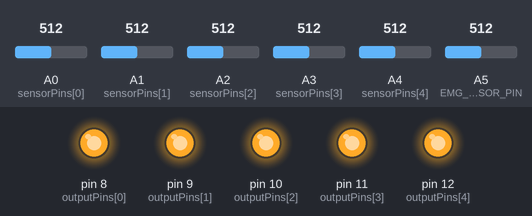
A sketch run on a simulated Arduino Uno, built with avr-gcc and run on an emulated ATmega328P. Parts: output pins drawn as LEDs (lit = HIGH). Inputs (shaded band) come from the test bench; at power-on: A0 (sensorPins[0]) = 512, A1 (sensorPins[1]) = 512, A2 (sensorPins[2]) = 512, A3 (sensorPins[3]) = 512, A4 (sensorPins[4]) = 512, A5 (EMG_SENSOR_PIN) = 512. What the sketch prints to the serial monitor is not drawn.

Above: at 1.2 s.
1.3 s: A0 (sensorPins[0]) set to 109
4.3 s: A0 (sensorPins[0]) set to 95
7.3 s: A1 (sensorPins[1]) set to 107
10.3 s: A1 (sensorPins[1]) set to 92
11.8 s: A2 (sensorPins[2]) set to 104
14.8 s: A2 (sensorPins[2]) set to 88
Timing chart, 0 to 17.8 s (numbered marks = the images above; inputs shaded):
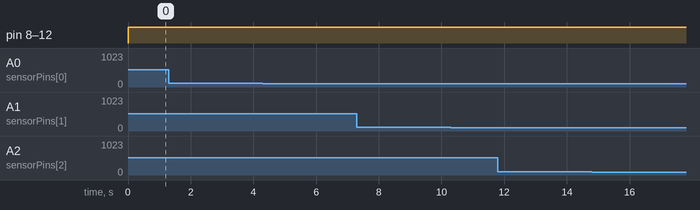

The sketch:

sensor_code.ino
```cpp
// Define how many sensors we have (original + EMG)
#define NUM_SENSORS 5
#define EMG_SENSOR_PIN A5 // Define the pin for the EMG sensor

// Assign the analog pins to each sensor
const int sensorPins[NUM_SENSORS] = {A0, A1, A2, A3, A4};

// Assign digital output pins corresponding to each sensor
const int outputPins[NUM_SENSORS] = {8, 9, 10, 11, 12};

// Store sensor values in an array
int sensorValues[NUM_SENSORS];

// Variable to store the EMG sensor value
int emgValue;

void setup() {
  Serial.begin(9600);

  // Set up sensor pins (INPUT) and outputs
  for (int i = 0; i < NUM_SENSORS; i++) {
    pinMode(sensorPins[i], INPUT);
    pinMode(outputPins[i], OUTPUT);
  }

  // Set up the EMG sensor pin
  pinMode(EMG_SENSOR_PIN, INPUT);
}

void loop() {
  // Read each sensor, update its digital output
  for (int i = 0; i < NUM_SENSORS; i++) {
    sensorValues[i] = analogRead(sensorPins[i]);

    // Control corresponding digital output based on some threshold
    if (sensorValues[i] > 5) {  // Adjust threshold to your application
      digitalWrite(outputPins[i], HIGH);
    } else {
      digitalWrite(outputPins[i], LOW);
    }
  }

  // Read the EMG sensor value
  emgValue = analogRead(EMG_SENSOR_PIN);

  // Print all sensor readings
  for (int i = 0; i < NUM_SENSORS; i++) {
    Serial.print("Sensor ");
    Serial.print(i + 1);
    Serial.print(": ");
    Serial.print(sensorValues[i]);
    Serial.print("   ");
  }

  // Print the EMG sensor reading
  Serial.print("EMG Sensor: ");
  Serial.println(emgValue);

  delay(100); // Wait 100 milliseconds
}
```

Measured:
- after the input at 1.3 s, every drawn part: stays the same
- after the input at 4.3 s, every drawn part: stays the same
- after the input at 7.3 s, every drawn part: stays the same
- after the input at 10.3 s, every drawn part: stays the same
- after the input at 11.8 s, every drawn part: stays the same
- after the input at 14.8 s, every drawn part: stays the same
